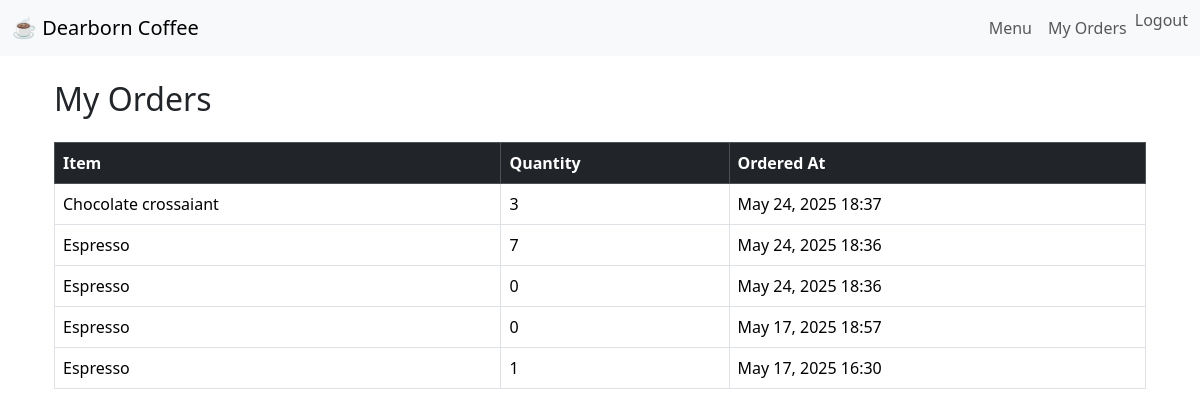
The app's page /myorders/ (signed in) with its own data.
### main/models.py (models this page shows, shortened)
class Order(models.Model):
    user = models.ForeignKey(User, on_delete=models.CASCADE)
    menu_item = models.ForeignKey(MenuItem, on_delete=models.CASCADE)
    quantity = models.PositiveIntegerField(default=1)
    created_at = models.DateTimeField(auto_now_add=True)

class MenuItem(models.Model):
    CATEGORY_CHOICES = [
        ('hot', 'Hot'),
        ('cold', 'Cold'),
        ('bakery', 'Bakery'),
    ]
    name = models.CharField(max_length=100)
    description = models.TextField(blank=True)
    price = models.DecimalField(max_digits=5, decimal_places=2)
    image = models.ImageField(upload_to='menu_images/', blank=True, null=True)
    stock = models.PositiveIntegerField(default=0)
    is_available = models.BooleanField(default=True)
    category = models.CharField(max_length=50, choices=CATEGORY_CHOICES, default='hot')
    is_featured = models.BooleanField(default=False)
    is_discounted = models.BooleanField(default=False)

### main/views.py (the view)
# urls.py: path('myorders/', views.my_orders, name='my_orders'),
def my_orders(request):
    orders = Order.objects.filter(user=request.user).order_by('-created_at')
    return render(request, 'main/my_orders.html', {'orders': orders})

### main/templates/main/my_orders.html
{% extends "main/base.html" %}
{% block content %}
<div class="container">
  <h2 class="mb-4">My Orders</h2>
  {% if orders %}
    <table class="table table-bordered">
      <thead class="table-dark">
        <tr>
          <th>Item</th>
          <th>Quantity</th>
          <th>Ordered At</th>
        </tr>
      </thead>
      <tbody>
        {% for order in orders %}
        <tr>
          <td>{{ order.menu_item.name }}</td>
          <td>{{ order.quantity }}</td>
          <td>{{ order.created_at|date:"M d, Y H:i" }}</td>
        </tr>
        {% endfor %}
      </tbody>
    </table>
  {% else %}
    <p>You have not placed any orders yet.</p>
  {% endif %}
</div>
{% endblock %}

### records on screen
Order: menu_item.name "Chocolate crossaiant", quantity "3", created_at "May 24, 2025 18:37"
Order: menu_item.name "Espresso", quantity "7", created_at "May 24, 2025 18:36"
Order: menu_item.name "Espresso", quantity "0", created_at "May 24, 2025 18:36"
Order: menu_item.name "Espresso", quantity "0", created_at "May 17, 2025 18:57"
Order: menu_item.name "Espresso", quantity "1", created_at "May 17, 2025 16:30"
